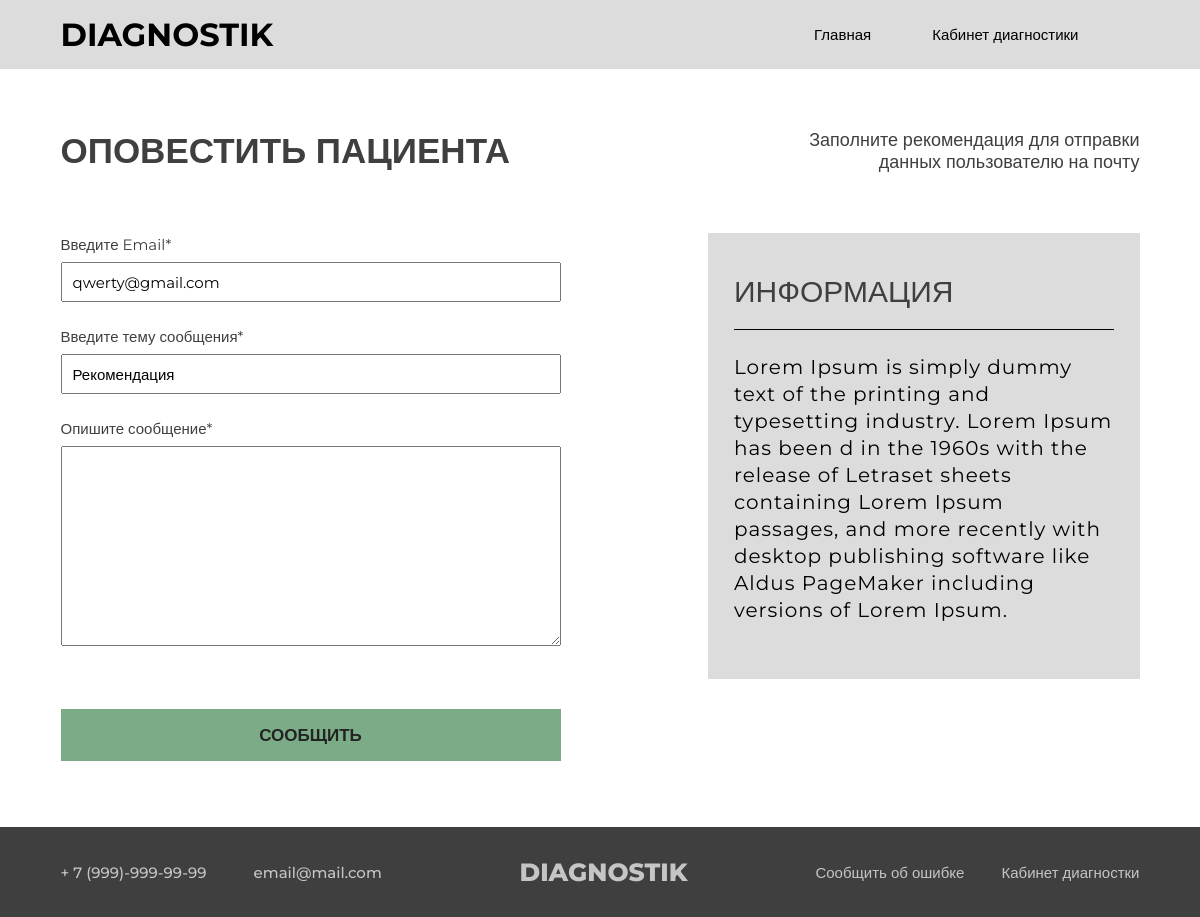
Page /inform/1 on the earlier database version.
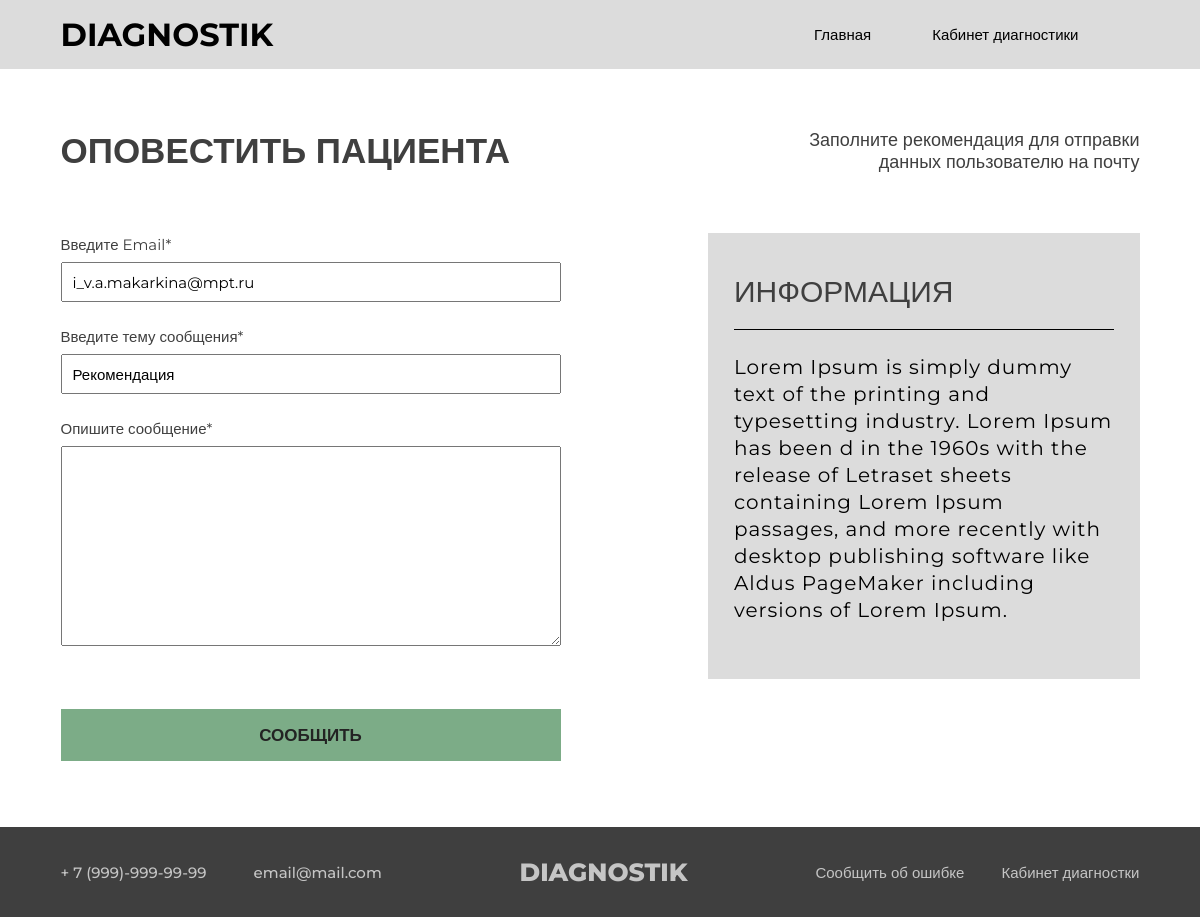
Same page on the later database version.
### app/models.py (models this page shows, shortened)
class Patient(models.Model):
    surname_patient             = models.CharField(max_length=50, verbose_name='Фамилия пациента', null=True, blank=True)
    name_patient                = models.CharField(max_length=50, verbose_name='Имя пациента', null=True, blank=True)
    middlename_patient          = models.CharField(max_length=50, verbose_name='Отчество пациента', null=True, blank=True)
    email                       = models.EmailField(verbose_name='Почта', max_length=254, null=True, blank=True)
    birthday_patient            = models.DateField(max_length=50, verbose_name='День рождение пациента', null=True, blank=True)
    gender_patient              = models.CharField(max_length=50, verbose_name='Пол пациента', null=True, blank=True)
    enlightenment_patient       = models.CharField(max_length=50, verbose_name='Санитарное просвящение пациента', null=True)
    number_of_medical_card      = models.CharField(max_length=50, verbose_name='Номер медицинской карты', null=True)
    symptoms_patient            = models.ManyToManyField('Symptom', verbose_name="Симптомы", related_name = 'symptoms_patient' , blank=True)
    childhood_diseases          = models.ManyToManyField('Disease', verbose_name="Болезни детства", related_name = 'childhood_diseases', blank=True)
    relatives_diseases          = models.ManyToManyField('Disease', verbose_name="Болезни у родственников", related_name = 'relatives_diseases', blank=True)
    chronic_disease             = models.CharField(max_length=250, verbose_name='Хронические заболевания', null=True, blank=True)
    description_recommendation  = models.CharField(max_length=200, verbose_name='Описание рекомендации', null=True, blank=True)
    date_recommendation         = models.DateField(max_length=50, verbose_name='Дата выдачи рекомендации', null=True, blank=True)
    period_recommendation       = models.DateField(max_length=50, verbose_name='Период времени', null=True, blank=True)
    fk_account                  = models.ForeignKey(Account, on_delete = models.DO_NOTHING, verbose_name = 'Врач', null=True, blank=True)
    class Meta:
        verbose_name            = "Пациент"
        verbose_name_plural     = "Пациенты"

### app/views.py (the view)
# urls.py: path('inform/<int:pk>', views.inform, name='inform'),
def inform(request, pk):
    error = ''
    inform = Patient.objects.get(pk=pk) #выбор записи равной id таблицы
    form = InformForm(request.POST or None)
    if form.is_valid():
        form.save()
        send_mail(form.cleaned_data['topic'],form.cleaned_data['problem_description'],
        settings.EMAIL_HOST_USER,[form.cleaned_data['email_addres']], fail_silently=False)
        return redirect ('/')
    else:
        error = 'Возникла ошибка'
    form = InformForm()
    context = {'form': form,'inform':inform}
    return render(request, 'app/inform_patient.html', context)

### app/forms.py
class InformForm(ModelForm):
    class Meta:
        model = Inform
        fields = '__all__'
        widgets = {
            "email_addres": TextInput(attrs={
                'class': 'input_text'
            }),
            "topic": TextInput(attrs={
                'class': 'input_text'
            }),
            "problem_description": Textarea(attrs={
                'class': 'input_text report'
            })
        }

### app/templates/app/inform_patient.html (shortened to what this page needs)
{% extends 'app/BASE.html' %}
{% load static %}
{% block content %}
<section class="title">
    <div class="all_container">
        <div class="title_inner">
            <h1 class="name">ОПОВЕСТИТЬ ПАЦИЕНТА
            </h1>
            <h2 class="subname">Заполните рекомендация для отправки данных пользователю на почту</h2>
        </div>
    </div>
</section>
<section class="main">
    <form method="POST" enctype="multipart/form-data">
        <div class="all_container">
            <div class="main_inner">
                <div class="input_items">
                    <div class="input_item">
                        <p class="input_title">Введите Email*</p>
                        <div class="input_elements">
                            <input class="input_text" type="email" name="email_addres" value="{{inform.email}}">
                        </div>
                    </div>
                    <div class="input_item">
                        <p class="input_title">Введите тему сообщения*</p>
                        <div class="input_elements">
                            <input class="input_text" type="text" name="topic" value="Рекомендация ">
                        </div>
                    </div>
                    <div class="input_item">
                        <p class="input_title">Опишите сообщение*</p>
                        <div class="input_elements">
                            {{ form.problem_description }}
                        </div>
                    </div>
                </div>
                <div class="main_right_blockinform">
                    <p class="main_right_block_title">ИНФОРМАЦИЯ</p>
                    <p class="main_block_subtitle">
                        Lorem Ipsum is simply dummy text of the printing and typesetting industry. Lorem Ipsum has been d in the 1960s with the release of Letraset sheets containing Lorem Ipsum passages, and more recently with desktop publishing software like Aldus PageMaker
                        including versions of Lorem Ipsum.
                    </p>
                </div>
            </div>
            <button class="main_link report">СООБЩИТЬ</button>
        </div>
    </form>
</section>
{% endblock %}

Differences in the rows shown:
changed Patient: email_addres "qwerty@gmail.com" → "i_v.a.makarkina@mpt.ru"
